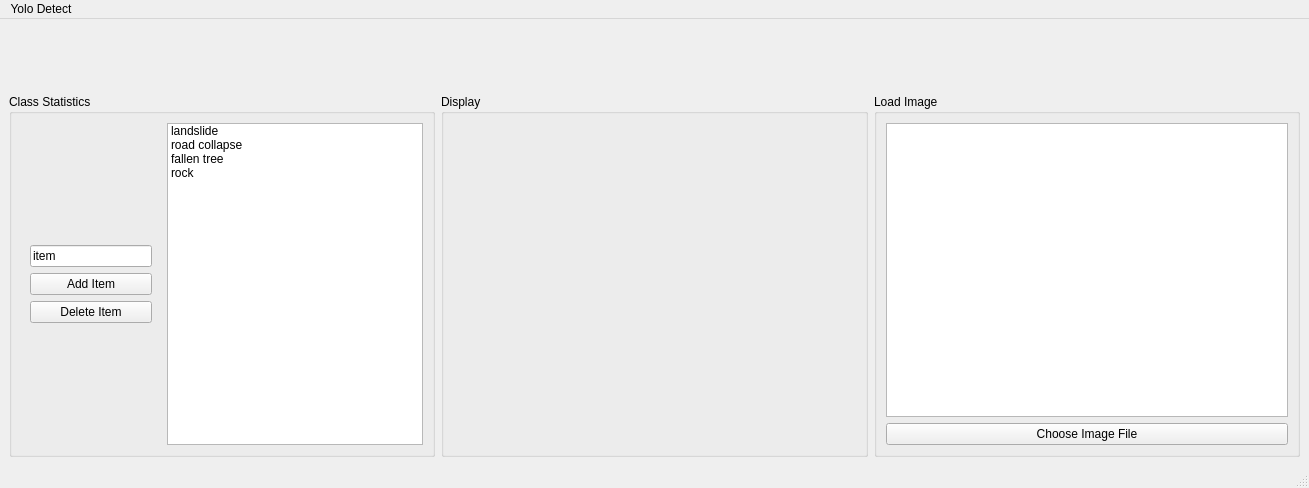
<?xml version="1.0" encoding="UTF-8"?>
<ui version="4.0">
 <class>MainWindow</class>
 <widget class="QMainWindow" name="MainWindow">
  <property name="geometry">
   <rect>
    <x>0</x>
    <y>0</y>
    <width>1309</width>
    <height>488</height>
   </rect>
  </property>
  <property name="windowTitle">
   <string>Yolo Disaster Detection</string>
  </property>
  <widget class="QWidget" name="centralwidget">
   <layout class="QGridLayout" name="gridLayout">
    <item row="0" column="1" alignment="Qt::AlignmentFlag::AlignHCenter">
     <widget class="QLabel" name="label_2">
      <property name="sizePolicy">
       <sizepolicy hsizetype="Preferred" vsizetype="Preferred">
        <horstretch>0</horstretch>
        <verstretch>0</verstretch>
       </sizepolicy>
      </property>
      <property name="maximumSize">
       <size>
        <width>60</width>
        <height>60</height>
       </size>
      </property>
      <property name="text">
       <string/>
      </property>
      <property name="textFormat">
       <enum>Qt::TextFormat::AutoText</enum>
      </property>
      <property name="pixmap">
       <pixmap>images.jpeg</pixmap>
      </property>
      <property name="scaledContents">
       <bool>true</bool>
      </property>
     </widget>
    </item>
    <item row="1" column="1" rowspan="2">
     <widget class="QGroupBox" name="groupBox_3">
      <property name="title">
       <string>Display</string>
      </property>
      <layout class="QHBoxLayout" name="horizontalLayout"/>
     </widget>
    </item>
    <item row="1" column="2" rowspan="2">
     <widget class="QGroupBox" name="groupBox_4">
      <property name="title">
       <string>Load Image</string>
      </property>
      <layout class="QVBoxLayout" name="verticalLayout">
       <item>
        <widget class="QGraphicsView" name="graphicsView">
         <property name="sizePolicy">
          <sizepolicy hsizetype="Preferred" vsizetype="Preferred">
           <horstretch>0</horstretch>
           <verstretch>0</verstretch>
          </sizepolicy>
         </property>
        </widget>
       </item>
       <item>
        <widget class="QPushButton" name="pushButton_loadImage">
         <property name="text">
          <string>Choose Image File</string>
         </property>
        </widget>
       </item>
      </layout>
     </widget>
    </item>
    <item row="1" column="0" rowspan="2">
     <widget class="QGroupBox" name="groupBox">
      <property name="title">
       <string>Class Statistics</string>
      </property>
      <layout class="QHBoxLayout" name="horizontalLayout_2">
       <item>
        <widget class="QWidget" name="widget" native="true">
         <layout class="QVBoxLayout" name="verticalLayout_2">
          <item>
           <spacer name="verticalSpacer_2">
            <property name="orientation">
             <enum>Qt::Orientation::Vertical</enum>
            </property>
            <property name="sizeHint" stdset="0">
             <size>
              <width>20</width>
              <height>40</height>
             </size>
            </property>
           </spacer>
          </item>
          <item>
           <widget class="QLineEdit" name="lineEdit">
            <property name="sizePolicy">
             <sizepolicy hsizetype="Preferred" vsizetype="Fixed">
              <horstretch>0</horstretch>
              <verstretch>0</verstretch>
             </sizepolicy>
            </property>
            <property name="text">
             <string>item</string>
            </property>
           </widget>
          </item>
          <item>
           <widget class="QPushButton" name="pushButton_addItem">
            <property name="sizePolicy">
             <sizepolicy hsizetype="Preferred" vsizetype="Fixed">
              <horstretch>0</horstretch>
              <verstretch>0</verstretch>
             </sizepolicy>
            </property>
            <property name="text">
             <string>Add Item</string>
            </property>
           </widget>
          </item>
          <item>
           <widget class="QPushButton" name="pushButton_deleteItem">
            <property name="text">
             <string>Delete Item</string>
            </property>
           </widget>
          </item>
          <item>
           <spacer name="verticalSpacer">
            <property name="orientation">
             <enum>Qt::Orientation::Vertical</enum>
            </property>
            <property name="sizeHint" stdset="0">
             <size>
              <width>20</width>
              <height>40</height>
             </size>
            </property>
           </spacer>
          </item>
         </layout>
        </widget>
       </item>
       <item>
        <widget class="QListWidget" name="listWidget">
         <property name="sizePolicy">
          <sizepolicy hsizetype="Preferred" vsizetype="Preferred">
           <horstretch>0</horstretch>
           <verstretch>0</verstretch>
          </sizepolicy>
         </property>
         <item>
          <property name="text">
           <string>landslide</string>
          </property>
         </item>
         <item>
          <property name="text">
           <string>road collapse</string>
          </property>
         </item>
         <item>
          <property name="text">
           <string>fallen tree</string>
          </property>
         </item>
         <item>
          <property name="text">
           <string>rock</string>
          </property>
         </item>
        </widget>
       </item>
      </layout>
     </widget>
    </item>
   </layout>
  </widget>
  <widget class="QMenuBar" name="menubar">
   <property name="geometry">
    <rect>
     <x>0</x>
     <y>0</y>
     <width>1309</width>
     <height>22</height>
    </rect>
   </property>
   <widget class="QMenu" name="menuhi">
    <property name="title">
     <string>Yolo Detect</string>
    </property>
   </widget>
   <addaction name="menuhi"/>
  </widget>
  <widget class="QStatusBar" name="statusbar"/>
 </widget>
 <resources/>
 <connections/>
</ui>
